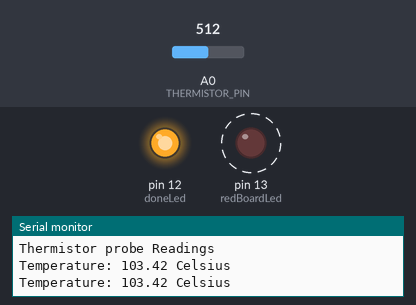
Bench run of a sketch on a simulated Arduino Uno, built with avr-gcc and run on an emulated ATmega328P. Parts: output pins drawn as LEDs (lit = HIGH), the last lines printed to the serial monitor. Dashed ring = blinking. The test bench sets the inputs (shaded band); at power-on: A0 (THERMISTOR_PIN) = 512.

Above: at 1.2 s.
1.3 s: A0 (THERMISTOR_PIN) set to 791
3.5 s: A0 (THERMISTOR_PIN) set to 815
At 4.1 s:
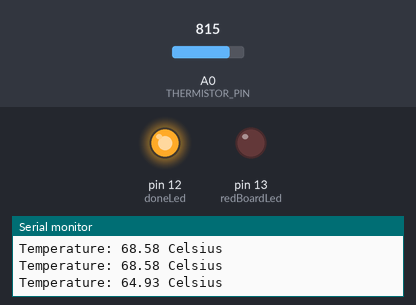
5.0 s: A0 (THERMISTOR_PIN) set to 716
At 7.8 s:
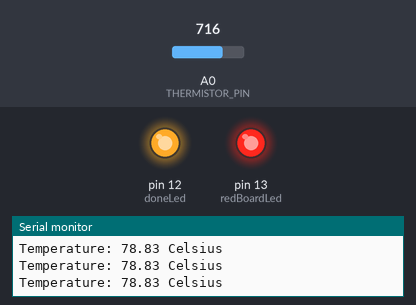
8.0 s: A0 (THERMISTOR_PIN) set to 900
At 9.0 s:
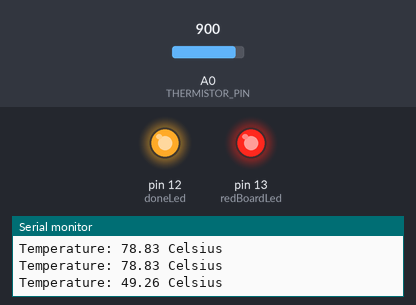
Timing chart, 0 to 10.5 s (numbered marks = the images above; inputs shaded):
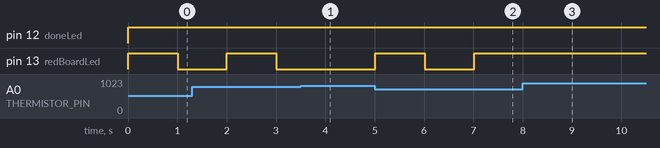

Measured:
- the behaviour switches between 808 and 809 on A0 (THERMISTOR_PIN) (found by bisection; images 0 and 1)
- after the input at 3.5 s, pin 13 (redBoardLed): stays LOW (without the input it goes to HIGH after 0.51 s)
- after the input at 5.0 s, pin 13 (redBoardLed): LOW → HIGH at once, → LOW 1.0 s later, → HIGH 1.0 s later
- after the input at 8.0 s, pin 13 (redBoardLed): stays HIGH (without the input it goes to LOW after 0.02 s)

The sketch:

Read_Temperature.ino
```cpp
// (licence header left out)
#define     THERMISTOR_PIN     0      //  A0 Pin between the thermistor and
                                      // series resistor.

#define     SERIES_RESISTOR    9960  // Series resistor value in ohms.

#define     ADC_SAMPLES        5      // Number of ADC samples to average
                                      // when taking a reading.

// Temperature unit conversion functions and state.
typedef float (*TempConversion)(float);
TempConversion ToKelvin;
TempConversion FromKelvin;
char* TempUnit;

// Steinhart-Hart coefficients for  Canadian Tire Probes
float A = 0.000881695175;
float B = 0.000180855655;
float C = 0.000000138945;
boolean ledState= HIGH;
int redBoardLed= 13; // Use the  LED on pin 13
int doneLed= 12;
void setup(void) {
  Serial.begin(9600);
  analogReference(DEFAULT);
  pinMode(redBoardLed, OUTPUT);// Setup and initialize Warning LEDs
  pinMode(doneLed,OUTPUT);
  digitalWrite(redBoardLed,LOW);
  digitalWrite(doneLed,LOW);
    ToKelvin = &celsiusToKelvin;
    FromKelvin = &kelvinToCelsius;
    TempUnit = "Celsius";


  Serial.println(F("Thermistor probe Readings"));
}

void loop(void) {
  float temp = FromKelvin(readTemp());
  Serial.print(F("Temperature: ")); Serial.print(temp); Serial.print(F(" ")); Serial.println(TempUnit);
  if (temp>66) {digitalWrite(redBoardLed, ledState);   // Toggle the LED
  ledState =!ledState;
  }
  if(temp>=71)digitalWrite(doneLed,HIGH);
  delay(1000);
}

void waitForOk() {
  Serial.println(F("Type OK <enter> to continue.\n"));
  while (!(Serial.findUntil("OK", "\n")));
}

float waitForFloat() {
  while (!(Serial.available() > 0));
  return Serial.parseFloat();
}

void printTempMessage() {
  Serial.println(F("Wait about 30 seconds for the thermistor to stabilize then,"));
  Serial.print(F("type the water temperature (in ")); Serial.print(TempUnit); Serial.println(F(") and press <enter>.\n"));
}

double readResistance() {
  float reading = 0;
  for (int i = 0; i < ADC_SAMPLES; ++i) {
    reading += analogRead(THERMISTOR_PIN);
  }
  reading /= (float)ADC_SAMPLES;
  reading = (1023 / reading) - 1;
  return SERIES_RESISTOR / reading;
}

float kelvinToFahrenheit(float kelvin) {
  return kelvin*(9.0/5.0) - 459.67;
}

float fahrenheitToKelvin(float fahrenheit) {
  return (fahrenheit + 459.67)*(5.0/9.0);
}

float kelvinToCelsius(float kelvin) {
  return kelvin - 273.15;
}

float celsiusToKelvin(float celsius) {
  return celsius + 273.15;
}

float readTemp() {
  float R = readResistance();
  float kelvin = 1.0/(A + B*log(R) + C*pow(log(R), 3.0));
  return kelvin;
}
```
